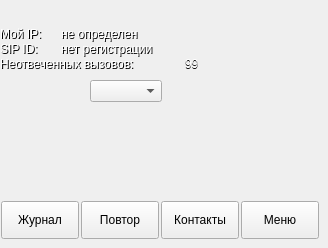
   <widget class="QWidget" name="idleWindow">
    <widget class="QComboBox" name="lp_mode_combo">
     <property name="geometry">
      <rect>
       <x>90</x>
       <y>80</y>
       <width>121</width>
       <height>27</height>
      </rect>
     </property>
     <property name="focusPolicy">
      <enum>Qt::StrongFocus</enum>
     </property>
     <property name="sizeAdjustPolicy">
      <enum>QComboBox::AdjustToContents</enum>
     </property>
     <property name="frame">
      <bool>true</bool>
     </property>
    </widget>
    <widget class="QLabel" name="sip_server_ico">
     <property name="geometry">
      <rect>
       <x>1</x>
       <y>1</y>
       <width>22</width>
       <height>22</height>
      </rect>
     </property>
     <property name="text">
      <string/>
     </property>
     <property name="pixmap">
      <pixmap>pics/register-off.png</pixmap>
     </property>
    </widget>
    <widget class="QLabel" name="sip_register">
     <property name="geometry">
      <rect>
       <x>62</x>
       <y>41</y>
       <width>220</width>
       <height>17</height>
      </rect>
     </property>
     <property name="text">
      <string>нет регистрации</string>
     </property>
    </widget>
    <widget class="QLabel" name="my_ipaddr">
     <property name="geometry">
      <rect>
       <x>62</x>
       <y>26</y>
       <width>150</width>
       <height>17</height>
      </rect>
     </property>
     <property name="sizePolicy">
      <sizepolicy hsizetype="Expanding" vsizetype="Preferred">
       <horstretch>0</horstretch>
       <verstretch>0</verstretch>
      </sizepolicy>
     </property>
     <property name="text">
      <string>не определен</string>
     </property>
     <property name="scaledContents">
      <bool>false</bool>
     </property>
    </widget>
    <widget class="QLabel" name="phone_mode">
     <property name="geometry">
      <rect>
       <x>90</x>
       <y>1</y>
       <width>24</width>
       <height>24</height>
      </rect>
     </property>
     <property name="text">
      <string/>
     </property>
     <property name="pixmap">
      <pixmap>pics/spk_silent.png</pixmap>
     </property>
    </widget>
    <widget class="QLabel" name="amr_key">
     <property name="geometry">
      <rect>
       <x>30</x>
       <y>0</y>
       <width>24</width>
       <height>24</height>
      </rect>
     </property>
     <property name="text">
      <string/>
     </property>
     <property name="pixmap">
      <pixmap>pics/key.png</pixmap>
     </property>
    </widget>
    <widget class="QLabel" name="label">
     <property name="enabled">
      <bool>true</bool>
     </property>
     <property name="geometry">
      <rect>
       <x>1</x>
       <y>26</y>
       <width>60</width>
       <height>17</height>
      </rect>
     </property>
     <property name="text">
      <string>Мой IP:</string>
     </property>
    </widget>
    <widget class="QLabel" name="missed_calls">
     <property name="geometry">
      <rect>
       <x>60</x>
       <y>0</y>
       <width>24</width>
       <height>24</height>
      </rect>
     </property>
     <property name="text">
      <string/>
     </property>
     <property name="pixmap">
      <pixmap>pics/call_warning.png</pixmap>
     </property>
    </widget>
    <widget class="QLabel" name="label_2">
     <property name="geometry">
      <rect>
       <x>1</x>
       <y>41</y>
       <width>60</width>
       <height>17</height>
      </rect>
     </property>
     <property name="text">
      <string>SIP ID:</string>
     </property>
    </widget>
    <widget class="QLabel" name="label_3">
     <property name="geometry">
      <rect>
       <x>0</x>
       <y>25</y>
       <width>60</width>
       <height>17</height>
      </rect>
     </property>
     <property name="palette">
      <palette>
       <active>
        <colorrole role="WindowText">
         <brush brushstyle="SolidPattern">
          <color alpha="255">
           <red>255</red>
           <green>255</green>
           <blue>255</blue>
          </color>
         </brush>
        </colorrole>
       </active>
       <inactive>
        <colorrole role="WindowText">
         <brush brushstyle="SolidPattern">
          <color alpha="255">
           <red>255</red>
           <green>255</green>
           <blue>255</blue>
          </color>
         </brush>
        </colorrole>
       </inactive>
       <disabled>
        <colorrole role="WindowText">
         <brush brushstyle="SolidPattern">
          <color alpha="255">
           <red>118</red>
           <green>118</green>
           <blue>117</blue>
          </color>
         </brush>
        </colorrole>
       </disabled>
      </palette>
     </property>
     <property name="text">
      <string>Мой IP:</string>
     </property>
    </widget>
    <widget class="QLabel" name="label_4">
     <property name="geometry">
      <rect>
       <x>0</x>
       <y>40</y>
       <width>60</width>
       <height>17</height>
      </rect>
     </property>
     <property name="palette">
      <palette>
       <active>
        <colorrole role="WindowText">
         <brush brushstyle="SolidPattern">
          <color alpha="255">
           <red>255</red>
           <green>255</green>
           <blue>255</blue>
          </color>
         </brush>
        </colorrole>
       </active>
       <inactive>
        <colorrole role="WindowText">
         <brush brushstyle="SolidPattern">
          <color alpha="255">
           <red>255</red>
           <green>255</green>
           <blue>255</blue>
          </color>
         </brush>
        </colorrole>
       </inactive>
       <disabled>
        <colorrole role="WindowText">
         <brush brushstyle="SolidPattern">
          <color alpha="255">
           <red>118</red>
           <green>118</green>
           <blue>117</blue>
          </color>
         </brush>
        </colorrole>
       </disabled>
      </palette>
     </property>
     <property name="text">
      <string>SIP ID:</string>
     </property>
    </widget>
    <widget class="QLabel" name="my_ipaddr_s">
     <property name="enabled">
      <bool>true</bool>
     </property>
     <property name="geometry">
      <rect>
       <x>61</x>
       <y>25</y>
       <width>150</width>
       <height>17</height>
      </rect>
     </property>
     <property name="sizePolicy">
      <sizepolicy hsizetype="Expanding" vsizetype="Preferred">
       <horstretch>0</horstretch>
       <verstretch>0</verstretch>
      </sizepolicy>
     </property>
     <property name="palette">
      <palette>
       <active>
        <colorrole role="WindowText">
         <brush brushstyle="SolidPattern">
          <color alpha="255">
           <red>255</red>
           <green>255</green>
           <blue>255</blue>
          </color>
         </brush>
        </colorrole>
       </active>
       <inactive>
        <colorrole role="WindowText">
         <brush brushstyle="SolidPattern">
          <color alpha="255">
           <red>255</red>
           <green>255</green>
           <blue>255</blue>
          </color>
         </brush>
        </colorrole>
       </inactive>
       <disabled>
        <colorrole role="WindowText">
         <brush brushstyle="SolidPattern">
          <color alpha="255">
           <red>118</red>
           <green>118</green>
           <blue>117</blue>
          </color>
         </brush>
        </colorrole>
       </disabled>
      </palette>
     </property>
     <property name="text">
      <string>не определен</string>
     </property>
     <property name="scaledContents">
      <bool>false</bool>
     </property>
    </widget>
    <widget class="QLabel" name="sip_register_s">
     <property name="geometry">
      <rect>
       <x>61</x>
       <y>40</y>
       <width>220</width>
       <height>17</height>
      </rect>
     </property>
     <property name="palette">
      <palette>
       <active>
        <colorrole role="WindowText">
         <brush brushstyle="SolidPattern">
          <color alpha="255">
           <red>255</red>
           <green>255</green>
           <blue>255</blue>
          </color>
         </brush>
        </colorrole>
       </active>
       <inactive>
        <colorrole role="WindowText">
         <brush brushstyle="SolidPattern">
          <color alpha="255">
           <red>255</red>
           <green>255</green>
           <blue>255</blue>
          </color>
         </brush>
        </colorrole>
       </inactive>
       <disabled>
        <colorrole role="WindowText">
         <brush brushstyle="SolidPattern">
          <color alpha="255">
           <red>118</red>
           <green>118</green>
           <blue>117</blue>
          </color>
         </brush>
        </colorrole>
       </disabled>
      </palette>
     </property>
     <property name="text">
      <string>нет регистрации</string>
     </property>
    </widget>
    <widget class="QLabel" name="missed_label">
     <property name="geometry">
      <rect>
       <x>1</x>
       <y>56</y>
       <width>169</width>
       <height>17</height>
      </rect>
     </property>
     <property name="text">
      <string>Неотвеченных вызовов:</string>
     </property>
    </widget>
    <widget class="QLabel" name="missed_label_s">
     <property name="geometry">
      <rect>
       <x>0</x>
       <y>55</y>
       <width>200</width>
       <height>17</height>
      </rect>
     </property>
     <property name="palette">
      <palette>
       <active>
        <colorrole role="WindowText">
         <brush brushstyle="SolidPattern">
          <color alpha="255">
           <red>255</red>
           <green>255</green>
           <blue>255</blue>
          </color>
         </brush>
        </colorrole>
       </active>
       <inactive>
        <colorrole role="WindowText">
         <brush brushstyle="SolidPattern">
          <color alpha="255">
           <red>255</red>
           <green>255</green>
           <blue>255</blue>
          </color>
         </brush>
        </colorrole>
       </inactive>
       <disabled>
        <colorrole role="WindowText">
         <brush brushstyle="SolidPattern">
          <color alpha="255">
           <red>118</red>
           <green>118</green>
           <blue>117</blue>
          </color>
         </brush>
        </colorrole>
       </disabled>
      </palette>
     </property>
     <property name="text">
      <string>Неотвеченных вызовов:</string>
     </property>
    </widget>
    <widget class="QLabel" name="missedNum">
     <property name="geometry">
      <rect>
       <x>185</x>
       <y>56</y>
       <width>60</width>
       <height>17</height>
      </rect>
     </property>
     <property name="text">
      <string>99</string>
     </property>
    </widget>
    <widget class="QLabel" name="missedNum_s">
     <property name="geometry">
      <rect>
       <x>185</x>
       <y>55</y>
       <width>60</width>
       <height>17</height>
      </rect>
     </property>
     <property name="palette">
      <palette>
       <active>
        <colorrole role="WindowText">
         <brush brushstyle="SolidPattern">
          <color alpha="255">
           <red>255</red>
           <green>255</green>
           <blue>255</blue>
          </color>
         </brush>
        </colorrole>
       </active>
       <inactive>
        <colorrole role="WindowText">
         <brush brushstyle="SolidPattern">
          <color alpha="255">
           <red>255</red>
           <green>255</green>
           <blue>255</blue>
          </color>
         </brush>
        </colorrole>
       </inactive>
       <disabled>
        <colorrole role="WindowText">
         <brush brushstyle="SolidPattern">
          <color alpha="255">
           <red>118</red>
           <green>118</green>
           <blue>117</blue>
          </color>
         </brush>
        </colorrole>
       </disabled>
      </palette>
     </property>
     <property name="text">
      <string>99</string>
     </property>
    </widget>
    <widget class="QPushButton" name="butMenu">
     <property name="geometry">
      <rect>
       <x>241</x>
       <y>201</y>
       <width>78</width>
       <height>38</height>
      </rect>
     </property>
     <property name="text">
      <string>Меню</string>
     </property>
    </widget>
    <widget class="QPushButton" name="butContacts">
     <property name="geometry">
      <rect>
       <x>161</x>
       <y>201</y>
       <width>78</width>
       <height>38</height>
      </rect>
     </property>
     <property name="text">
      <string>Контакты</string>
     </property>
    </widget>
    <widget class="QPushButton" name="butRedial">
     <property name="geometry">
      <rect>
       <x>81</x>
       <y>201</y>
       <width>78</width>
       <height>38</height>
      </rect>
     </property>
     <property name="text">
      <string>Повтор</string>
     </property>
    </widget>
    <widget class="QPushButton" name="butLog">
     <property name="geometry">
      <rect>
       <x>1</x>
       <y>201</y>
       <width>78</width>
       <height>38</height>
      </rect>
     </property>
     <property name="text">
      <string>Журнал</string>
     </property>
    </widget>
    <zorder>lp_mode_combo</zorder>
    <zorder>sip_register</zorder>
    <zorder>my_ipaddr</zorder>
    <zorder>label</zorder>
    <zorder>label_2</zorder>
    <zorder>label_3</zorder>
    <zorder>label_4</zorder>
    <zorder>my_ipaddr_s</zorder>
    <zorder>sip_register_s</zorder>
    <zorder>missed_label</zorder>
    <zorder>missed_label_s</zorder>
    <zorder>missedNum</zorder>
    <zorder>missedNum_s</zorder>
    <zorder>butMenu</zorder>
    <zorder>butContacts</zorder>
    <zorder>butRedial</zorder>
    <zorder>butLog</zorder>
    <zorder>amr_key</zorder>
    <zorder>missed_calls</zorder>
    <zorder>phone_mode</zorder>
    <zorder>sip_server_ico</zorder>
   </widget>
